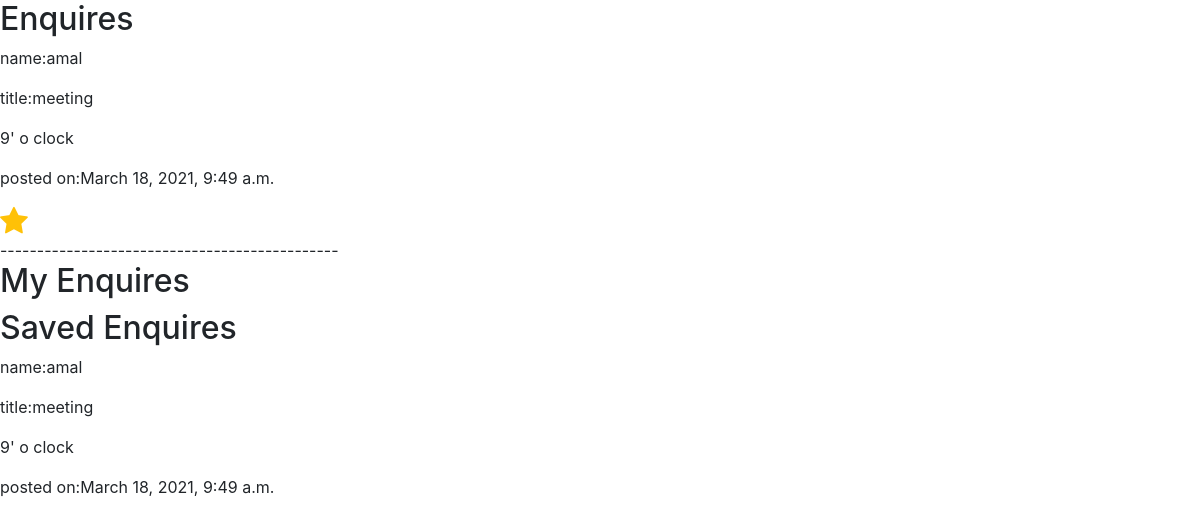
Screenshot of /longprofile/myenquiry/ (signed in) with the database file from the repository.
### longprofile/models.py (models this page shows)
class CreateEnquiry(models.Model):
    user = models.ForeignKey(CustomUser, on_delete=models.CASCADE, blank=True, null=True, related_name="snd")
    enquired_person = models.ForeignKey(CustomUser, on_delete=models.CASCADE, blank=True, null=True,related_name="reciver")
    title = models.CharField(max_length=50)
    description = models.CharField(max_length=250)
    created_on = models.DateTimeField(auto_now=True)

class SavedEnquiry(models.Model):
    savedperson = models.ForeignKey(CustomUser, on_delete=models.CASCADE,blank=True, null=True)
    enquiry = models.ForeignKey(CreateEnquiry, on_delete=models.CASCADE,blank=True, null=True)
    created_on = models.DateTimeField(auto_now=True)

### byhand/models.py (models this page shows, shortened)
class CustomUser(AbstractBaseUser, PermissionsMixin):
    email = models.EmailField(_('email address'), unique=True,null=True)
    username = models.CharField(max_length=150, unique=True,null=True)
    first_name = models.CharField(max_length=150, blank=True)
    last_name = models.CharField(max_length=150, blank=True)
    start_date = models.DateTimeField(default=timezone.now)
    is_staff = models.BooleanField(default=False)
    is_active = models.BooleanField(default=False)
    objects = CustomAccountManager()
    USERNAME_FIELD = 'email'
    REQUIRED_FIELDS = ['username', 'first_name']

### longprofile/views.py (the view)
def myenquiry(request):
    current_user = request.user
    enquiries = CreateEnquiry.objects.filter(enquired_person_id = current_user.id)
    myenquies = CreateEnquiry.objects.filter(user_id = current_user.id)
    savedenquiries = [i for i in enquiries if SavedEnquiry.objects.filter(savedperson_id = current_user.id,enquiry_id = i)]
    savedEnquiryView = SavedEnquiry.objects.filter(savedperson_id = current_user.id)
    context = {
        "enquiries":enquiries,
        "myenquies":myenquies,
        "savedenquiries":savedenquiries,
        "savedEnquiryView":savedEnquiryView
    }
    return render(request,'longprofile/myenquiry.html',context)

### templates/longprofile/myenquiry.html (shortened to what this page needs)
<!DOCTYPE html>
<html lang="en">
<head>
    <link rel="stylesheet" href="https://stackpath.bootstrapcdn.com/font-awesome/4.7.0/css/font-awesome.min.css">
    <link rel="stylesheet" href="https://stackpath.bootstrapcdn.com/bootstrap/4.5.2/css/bootstrap.min.css">
</head>
<body>
    <div>
        <h2>Enquires</h2>
        {% for i in enquiries %}
            <p>name:{{i.user.first_name}}</p>
            <p>title:{{i.title}}</p>
            <p>{{i.description}}</p>
            <p>posted on:{{i.created_on}}</p>
            {% if i in savedenquiries %}
            <a href="{% url 'enquirySave' i.pk %}" id = "savebtn{{i.id}}"><i id="saveicon{{i.id}}" class="fa fa-star text-warning"  style="font-size: 30px;"></i></a><br>
            {% else %}
            <a href="{% url 'enquirySave' i.pk %}" id = "savebtn{{i.id}}"><i id="saveicon{{i.id}}" class="fa fa-star-o text-warning"  style="font-size: 30px;"></i></a><br>
            {% endif %}
            ----------------------------------------------
        {% endfor %}
    </div>
    <div>
        <h2>My Enquires</h2>
    </div>
    <div>
        <h2>Saved Enquires</h2>
        {% for i in savedEnquiryView %}
            <p>name:{{i.enquiry.user.first_name}}</p>
            <p>title:{{i.enquiry.title}}</p>
            <p>{{i.enquiry.description}}</p>
            <p>posted on:{{i.enquiry.created_on}}</p>
        {% endfor %}
    </div>
</body>
</html>

### rows the page displays
CreateEnquiry: user.first_name "amal", title "meeting", description "9' o clock", created_on "March 18, 2021, 9:49 a.m."
SavedEnquiry: enquiry.user.first_name "amal", enquiry "meeting", enquiry.description "9' o clock", enquiry.created_on "March 18, 2021, 9:49 a.m."
